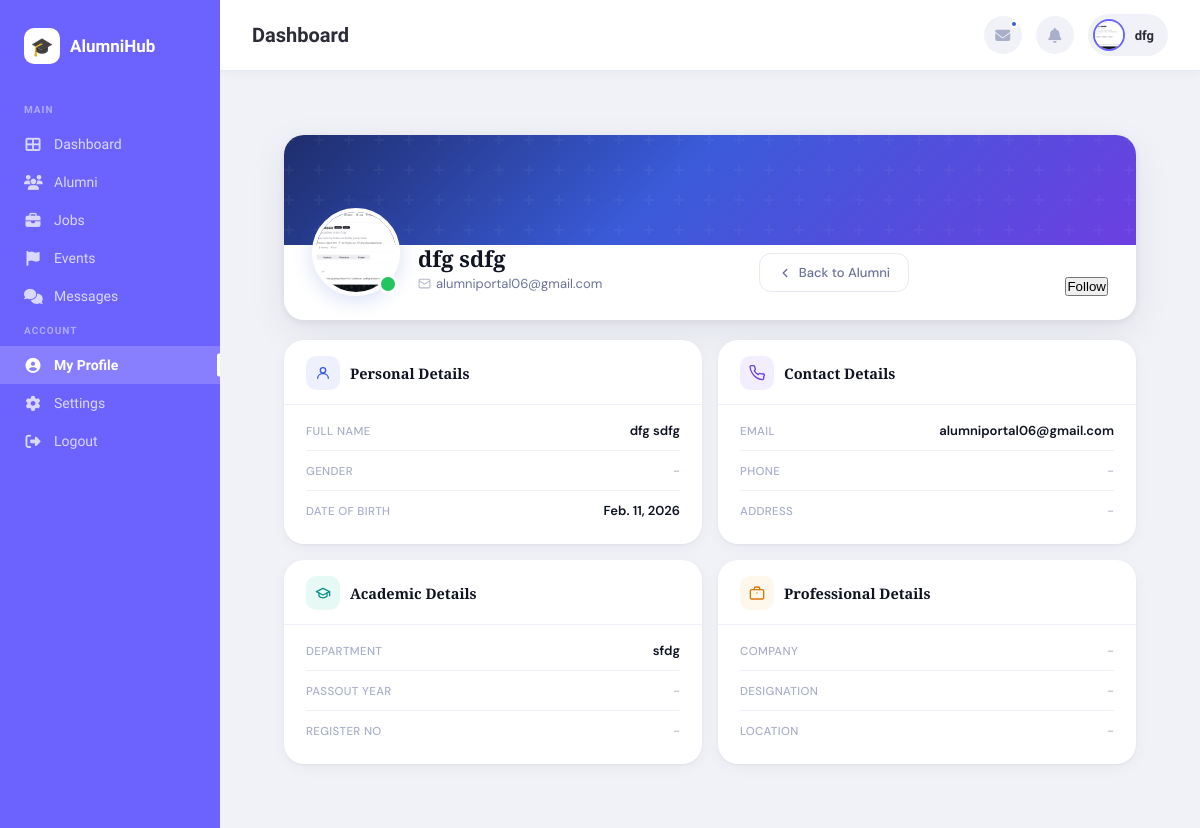
Page /profile/1/ (signed in) on the committed database.
### alumni_module/models.py (models this page shows, shortened)
class AlumniProfile(models.Model):
    user = models.OneToOneField(User, on_delete=models.CASCADE)
    first_name = models.CharField(max_length=100, blank=True)
    last_name = models.CharField(max_length=100, blank=True)
    gender = models.CharField(max_length=20, blank=True)
    date_of_birth = models.DateField(null=True, blank=True)
    photo = models.ImageField(upload_to='photos/', null=True, blank=True)
    address = models.TextField(blank=True)
    city = models.CharField(max_length=100, blank=True)
    state = models.CharField(max_length=100, blank=True)
    country = models.CharField(max_length=100, blank=True)
    postal_code = models.CharField(max_length=20, blank=True)

class AcademicDetails(models.Model):
    user = models.OneToOneField(User, on_delete=models.CASCADE)
    student_id = models.CharField(max_length=50, blank=True)
    degree = models.CharField(max_length=100, blank=True)
    department = models.CharField(max_length=100, blank=True)
    year_of_admission = models.IntegerField(null=True, blank=True)
    year_of_graduation = models.IntegerField(null=True, blank=True)
    achievements = models.TextField(blank=True)

### alumni_module/views.py (the view)
# urls.py: path('profile/<int:user_id>/', views.view_profile, name='view_profile'),
@login_required
def view_profile(request, user_id):
    approved = SystemMetadata.objects.filter(
        user_id=user_id,
        status="APPROVED"
    ).first()
    if not approved:
        return redirect('alumni_list')
    profile = AlumniProfile.objects.filter(user_id=user_id).first()
    academic = AcademicDetails.objects.filter(user_id=user_id).first()
    professional = ProfessionalDetails.objects.filter(user_id=user_id).first()
    contact = ContactDetails.objects.filter(user_id=user_id).first()
    is_following = Connection.objects.filter(
        follower=request.user,
        following_id=user_id
    ).exists()
    return render(request, 'alumni/view_profile.html', {
        'profile': profile,
        'academic': academic,
        'professional': professional,
        'contact': contact,
        'is_following': is_following,   # ✅ ADD THIS TO CONTEXT
    })

### templates/alumni/view_profile.html (shortened to what this page needs)
{% extends "base_dashboard.html" %}
{% block content %}
<div class="pwrap">
  <div class="hero-card">
    <div class="hero-banner"></div>
    <div class="hero-body">
      <div class="hero-left">
        <div class="avatar-wrap">
          {% if profile and profile.photo %}
            <img class="avatar" src="{{ profile.photo.url }}" alt="">
          {% else %}
            <img class="avatar"
                 src="https://ui-avatars.com/api/?name={{ profile.first_name|default:''|urlencode }}+{{ profile.last_name|default:''|urlencode }}&background=3a5bd9&color=ffffff&bold=true&size=200"
                 alt="">
          {% endif %}
          <div class="avatar-badge"></div>
        </div>
        <div class="hero-info">
          <div class="hero-name">
            {{ profile.first_name|default:"" }} {{ profile.last_name|default:"" }}
          </div>
          <div class="hero-email">
            <svg width="13" height="13" viewBox="0 0 24 24" fill="none" stroke="currentColor" stroke-width="2"><rect x="2" y="4" width="20" height="16" rx="2"/><path d="m22 7-8.97 5.7a1.94 1.94 0 0 1-2.06 0L2 7"/></svg>
            {{ profile.user.email|default:"-" }}
          </div>
        </div>
      </div>
      <a class="btn-back" href="{% url 'alumni_list' %}">
        <svg width="14" height="14" viewBox="0 0 24 24" fill="none" stroke="currentColor" stroke-width="2.5" stroke-linecap="round" stroke-linejoin="round"><path d="m15 18-6-6 6-6"/></svg>
        Back to Alumni
      </a>
    {% if request.user != profile.user %}
    <form method="post" action="{% url 'toggle_follow' profile.user.id %}" style="display:inline;">
        <button type="submit">
            {% if is_following %}
                Unfollow
            {% else %}
                Follow
            {% endif %}
        </button>
    </form>
    {% endif %}
    </div>
  </div>
  <div class="grid">
    <div class="sec">
      <div class="sec-header">
        <div class="sec-icon blue">
          <svg width="16" height="16" viewBox="0 0 24 24" fill="none" stroke="#3a5bd9" stroke-width="2" stroke-linecap="round" stroke-linejoin="round"><circle cx="12" cy="8" r="4"/><path d="M4 20c0-4 3.6-7 8-7s8 3 8 7"/></svg>
        </div>
        <span class="sec-title">Personal Details</span>
      </div>
      <div class="sec-body">
        <div class="row">
          <div class="k">Full Name</div>
          <div class="v {% if not profile.first_name %}dash{% endif %}">
            {{ profile.first_name|default:"-" }} {{ profile.last_name|default:"" }}
          </div>
        </div>
        <div class="row">
          <div class="k">Gender</div>
          <div class="v {% if not profile.gender %}dash{% endif %}">{{ profile.gender|default:"-" }}</div>
        </div>
        <div class="row">
          <div class="k">Date of Birth</div>
          <div class="v {% if not profile.date_of_birth %}dash{% endif %}">{{ profile.date_of_birth|default:"-" }}</div>
        </div>
      </div>
    </div>
    <div class="sec">
      <div class="sec-header">
        <div class="sec-icon violet">
        </div>
        <span class="sec-title">Contact Details</span>
      </div>
      <div class="sec-body">
        <div class="row">
          <div class="k">Email</div>
          <div class="v {% if not profile.user.email %}dash{% endif %}">{{ profile.user.email|default:"-" }}</div>
        </div>
        <div class="row">
          <div class="k">Phone</div>
          <div class="v {% if not contact.phone %}dash{% endif %}">{{ contact.phone|default:"-" }}</div>
        </div>
        <div class="row">
          <div class="k">Address</div>
          <div class="v {% if not contact.address %}dash{% endif %}">{{ contact.address|default:"-" }}</div>
        </div>
      </div>
    </div>
    <div class="sec">
      <div class="sec-header">
        <div class="sec-icon teal">
          <svg width="16" height="16" viewBox="0 0 24 24" fill="none" stroke="#0d9488" stroke-width="2" stroke-linecap="round" stroke-linejoin="round"><path d="M22 10v6M2 10l10-5 10 5-10 5z"/><path d="M6 12v5c3 3 9 3 12 0v-5"/></svg>
        </div>
        <span class="sec-title">Academic Details</span>
      </div>
      <div class="sec-body">
        <div class="row">
          <div class="k">Department</div>
          <div class="v {% if not academic.department %}dash{% endif %}">{{ academic.department|default:"-" }}</div>
        </div>
        <div class="row">
          <div class="k">Passout Year</div>
          <div class="v {% if not academic.passout_year %}dash{% endif %}">{{ academic.passout_year|default:"-" }}</div>
        </div>
        <div class="row">
          <div class="k">Register No</div>
          <div class="v {% if not academic.register_number %}dash{% endif %}">{{ academic.register_number|default:"-" }}</div>
        </div>
      </div>
    </div>
    <div class="sec">
      <div class="sec-header">
        <div class="sec-icon amber">
          <svg width="16" height="16" viewBox="0 0 24 24" fill="none" stroke="#d97706" stroke-width="2" stroke-linecap="round" stroke-linejoin="round"><rect x="2" y="7" width="20" height="14" rx="2"/><path d="M16 7V5a2 2 0 0 0-2-2h-4a2 2 0 0 0-2 2v2"/><line x1="12" y1="12" x2="12" y2="12.01"/></svg>
        </div>
        <span class="sec-title">Professional Details</span>
      </div>
      <div class="sec-body">
        <div class="row">
          <div class="k">Company</div>
          <div class="v {% if not professional.company %}dash{% endif %}">{{ professional.company|default:"-" }}</div>
        </div>
        <div class="row">
          <div class="k">Designation</div>
          <div class="v {% if not professional.designation %}dash{% endif %}">{{ professional.designation|default:"-" }}</div>
        </div>
        <div class="row">
          <div class="k">Location</div>
          <div class="v {% if not professional.location %}dash{% endif %}">{{ professional.location|default:"-" }}</div>
        </div>
      </div>
    </div>
  </div>
</div>
{% endblock %}

### templates/base_dashboard.html (shortened to what this page needs)
{% load static %}
<!DOCTYPE html>
<html lang="en">
<head>
    <link href="https://cdnjs.cloudflare.com/ajax/libs/font-awesome/6.5.0/css/all.min.css" rel="stylesheet">
</head>
<body>
<aside class="sidebar">
    <div class="sidebar-logo">
        <div class="logo-icon">🎓</div>
        <span class="logo-text">AlumniHub</span>
    </div>
    <span class="nav-label">Main</span>
    <a href="{% url 'dashboard' %}" class="nav-item {% if request.resolver_match.url_name == 'dashboard' %}active{% endif %}">
        <i class="fas fa-th-large"></i> Dashboard
    </a>
    <a href="{% url 'alumni_list' %}" class="nav-item {% if request.resolver_match.url_name == 'alumni_list' %}active{% endif %}">
        <i class="fas fa-users"></i> Alumni
    </a>
    <a href="{% url 'jobs' %}"
    class="nav-item {% if request.resolver_match.url_name == 'jobs' %}active{% endif %}">
        <i class="fas fa-briefcase"></i> Jobs
    </a>
    <a href="{% url 'events' %}"
    class="nav-item {% if request.resolver_match.url_name == 'events' %}active{% endif %}">
        <i class="fas fa-flag"></i> Events
    </a>
    <a href="{% url 'messages' %}"
    class="nav-item {% if request.resolver_match.url_name == 'messages' or request.resolver_match.url_name == 'messages_conv' %}active{% endif %}">
        <i class="fas fa-comments"></i> Messages
    </a>
    <span class="nav-label" style="margin-top:10px;">Account</span>
    <a href="{% url 'view_profile' request.user.id %}" class="nav-item {% if request.resolver_match.url_name == 'view_profile' %}active{% endif %}">
        <i class="fas fa-user-circle"></i> My Profile
    </a>
    <a href="{% url 'edit_profile' %}" class="nav-item {% if request.resolver_match.url_name == 'edit_profile' %}active{% endif %}">
        <i class="fas fa-cog"></i> Settings
    </a>
    <a href="{% url 'logout' %}" class="nav-item">
        <i class="fas fa-sign-out-alt"></i> Logout
    </a>
</aside>
<div class="main-wrapper">
<div class="topbar">
    <h1 class="page-title">{% block page_title %}Dashboard{% endblock %}</h1>
    <div class="topbar-right">
        <div class="topbar-icon">
            <i class="fas fa-envelope"></i>
            <span class="badge-dot"></span>
        </div>
        <div class="topbar-icon notif-wrapper" style="position:relative; cursor:pointer;">
            <i class="fas fa-bell" id="notifBell"></i>
        </div>
        <div class="user-pill">
            {% if profile and profile.photo %}
                <img src="{{ profile.photo.url }}" class="user-avatar-sm" alt="avatar">
            {% endif %}
            <span class="user-name">
                {% if profile %}{{ profile.first_name }}{% else %}User{% endif %}
            </span>
        </div>
    </div>
</div>
    <div class="page-content">
        {% block content %}{% endblock %}
    </div>
</div>
</body>
</html>

### templates/base_dashboard.html (style rules this page uses)
*, *::before, *::after { box-sizing: border-box; margin: 0; padding: 0; }
:root { --primary: #6C63FF; --primary-light: #EEF0FF; --primary-dark: #5A52D5; --accent: #FF6584; --accent2: #43C6AC; --sidebar-bg: #6C63FF; --sidebar-text: rgba(255,255,255,0.75); --bg: #F4F5FA; --card: #fff; --text: #2D2D3A; --text-muted: #9B9BAE; --border: #EBEBF5; --shadow: 0 4px 20px rgba(108,99,255,0.08); --radius: 16px; }
body { font-family: 'Plus Jakarta Sans', sans-serif; background: var(--bg); color: var(--text); display: flex; min-height: 100vh; }
.sidebar { width: 220px; background: var(--sidebar-bg); display: flex; flex-direction: column; padding: 28px 0; position: fixed; top: 0; left: 0; bottom: 0; z-index: 100; }
.sidebar-logo { display: flex; align-items: center; gap: 10px; padding: 0 24px 32px; }
.logo-icon { width: 36px; height: 36px; background: #fff; border-radius: 10px; display: flex; align-items: center; justify-content: center; font-size: 18px; }
.logo-text { font-size: 17px; font-weight: 700; color: #fff; }
.nav-label { font-size: 10px; font-weight: 600; letter-spacing: 1px; text-transform: uppercase; color: rgba(255,255,255,0.45); padding: 0 24px 10px; margin-top: 8px; }
.nav-item { display: flex; align-items: center; gap: 12px; padding: 11px 24px; color: var(--sidebar-text); text-decoration: none; font-size: 14px; font-weight: 500; transition: all 0.2s; position: relative; cursor: pointer; }
.nav-item.active { background: rgba(255,255,255,0.18); color: #fff; font-weight: 600; }
.nav-item.active::before { content: ''; position: absolute; right: 0; top: 50%; transform: translateY(-50%); width: 3px; height: 60%; background: #fff; border-radius: 2px 0 0 2px; }
.nav-item i { width: 18px; text-align: center; font-size: 15px; }
.main-wrapper { margin-left: 220px; flex: 1; display: flex; flex-direction: column; min-height: 100vh; }
.topbar { background: var(--card); padding: 14px 32px; display: flex; align-items: center; justify-content: space-between; border-bottom: 1px solid var(--border); position: sticky; top: 0; z-index: 50; box-shadow: 0 2px 10px rgba(0,0,0,0.04); }
.page-title { font-size: 20px; font-weight: 700; }
.topbar-right { display: flex; align-items: center; gap: 14px; }
.topbar-icon { width: 38px; height: 38px; border-radius: 50%; background: var(--bg); display: flex; align-items: center; justify-content: center; color: var(--text-muted); font-size: 15px; cursor: pointer; transition: all 0.2s; position: relative; }
.badge-dot { position: absolute; top: 4px; right: 4px; width: 8px; height: 8px; background: var(--accent); border-radius: 50%; border: 2px solid #fff; }
.user-pill { display: flex; align-items: center; gap: 10px; background: var(--bg); padding: 5px 14px 5px 5px; border-radius: 24px; cursor: pointer; }
.user-avatar-sm { width: 32px; height: 32px; border-radius: 50%; object-fit: cover; border: 2px solid var(--primary); }
.user-name { font-size: 13px; font-weight: 600; }
.page-content { padding: 28px 32px; }

### rows in the picture
AlumniProfile: photo (picture), first_name "dfg", last_name "sdfg", user.email "alumniportal06@gmail.com", gender "-", date_of_birth "Feb. 11, 2026"
AcademicDetails: department "sfdg"

### other values in the picture
{{ contact.phone|default:"-" }} "-"
{{ contact.address|default:"-" }} "-"
{{ academic.passout_year|default:"-" }} "-"
{{ academic.register_number|default:"-" }} "-"
{{ professional.company|default:"-" }} "-"
{{ professional.designation|default:"-" }} "-"
{{ professional.location|default:"-" }} "-"
